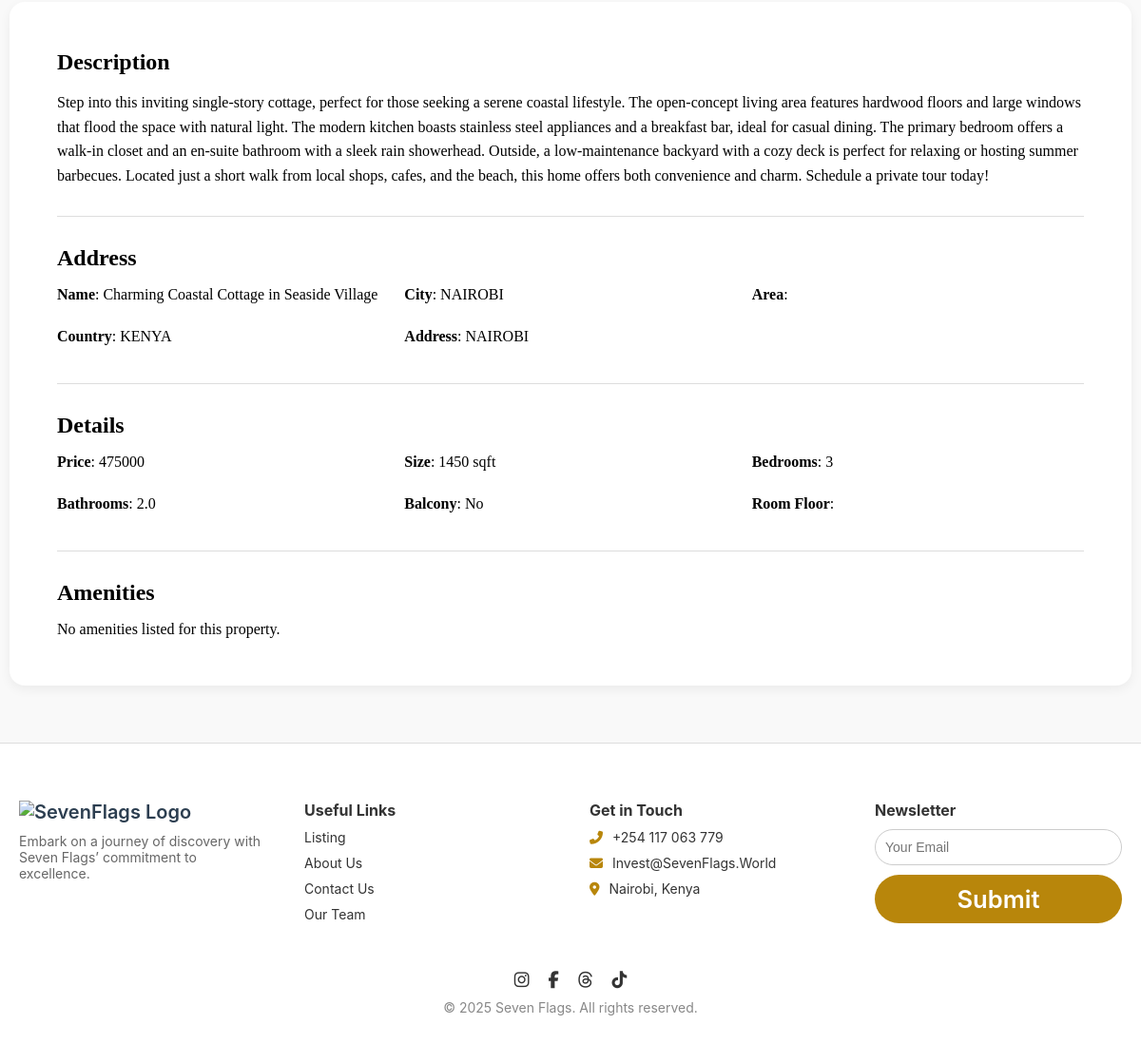
The app's page /property/4/ (lower part), older data.
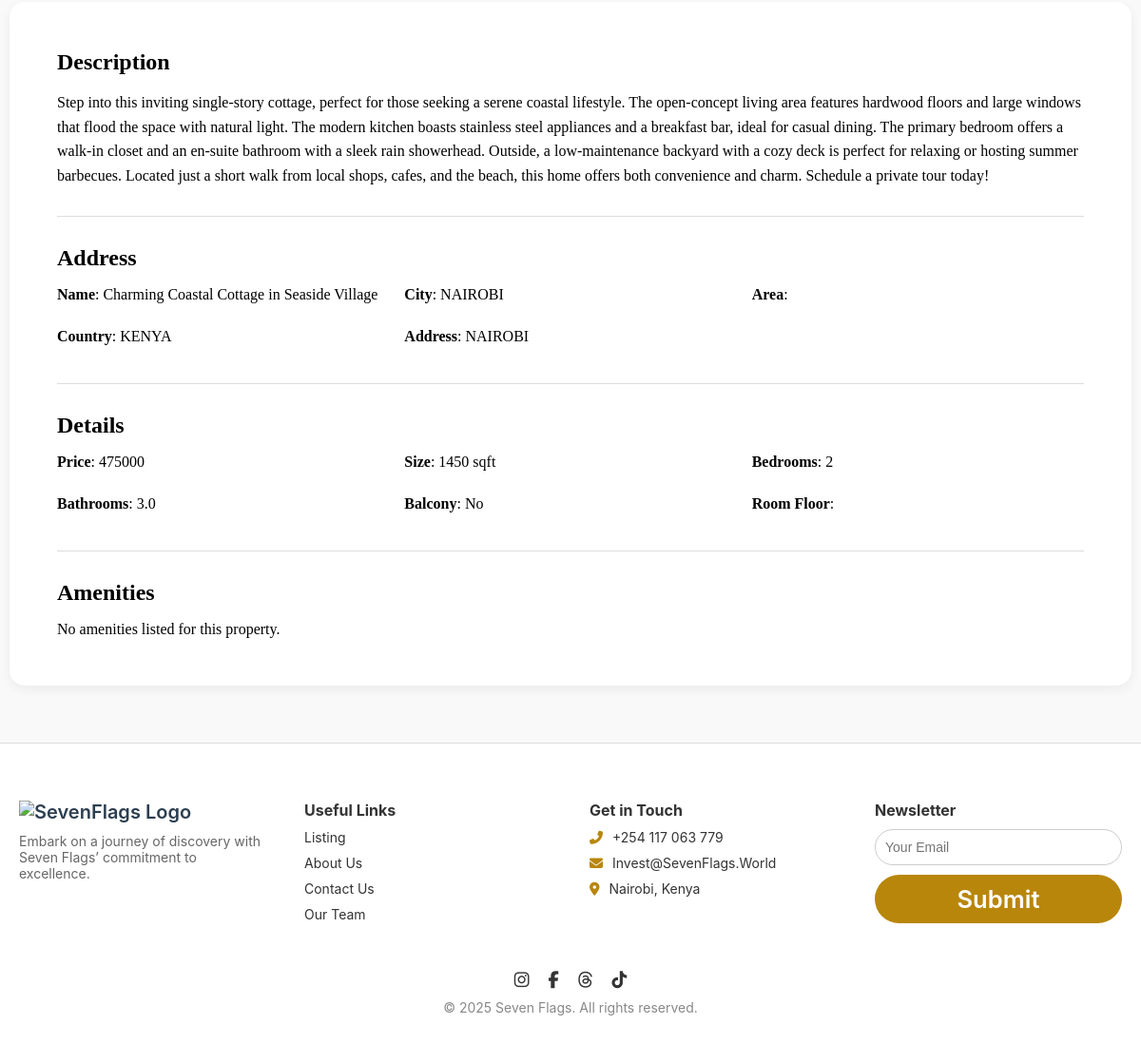
The same page, newer data.
### core/models.py (models this page shows, shortened)
class Property(models.Model):
    PROPERTY_CATEGORY = [
        ('Rent', 'Rent'),
        ('Sale', 'Sale'),
    ]
    featured_image = models.ForeignKey(
        'PropertyImage',
        on_delete=models.SET_NULL,
        null=True,
        blank=True,
        related_name='featured_for_property'
    )
    title = models.CharField(max_length=255)
    is_featured = models.BooleanField(default=False)
    description = models.TextField()
    purpose = models.CharField(max_length=4, choices=PROPERTY_CATEGORY)
    property_type = models.ForeignKey(PropertyType, on_delete=models.SET_NULL, null=True, blank=True)
    price = models.DecimalField(max_digits=12, decimal_places=2)
    address = models.CharField(max_length=255)
    city = models.ForeignKey(City, on_delete=models.PROTECT, related_name='properties')
    zipcode = models.CharField(max_length=20)
    bedrooms = models.PositiveIntegerField(null=True, blank=True)
    bathrooms = models.DecimalField(max_digits=3, decimal_places=1, null=True, blank=True)  # e.g., 1.5 baths
    sqft = models.PositiveIntegerField(null=True, blank=True)
    lot_size = models.DecimalField(max_digits=10, decimal_places=2, null=True, blank=True)  # in acres or sqft
    is_published = models.BooleanField(default=True)
    is_featured = models.BooleanField(default=False)
    view_count = models.PositiveIntegerField(default=0)
    listed_date = models.DateTimeField(auto_now_add=True)
    updated_date = models.DateTimeField(auto_now=True)
    class Meta:
        verbose_name_plural = 'Properties'

class City(models.Model):
    name = models.CharField(max_length=100)
    country = models.ForeignKey(Country, on_delete=models.CASCADE)
    image = models.ImageField(upload_to='city_images/', default='default_images/default_city.jpg')
    alt_text = models.CharField(max_length=255, blank=True)
    class Meta:
        unique_together = ('name', 'country')
        verbose_name_plural = 'Cities'

class Country(models.Model):
    name = models.CharField(max_length=100, unique=True)
    code = models.CharField(max_length=2, unique=True)  # ISO country code: 'KE', 'US'
    currency_code = models.CharField(max_length=3, default='KES')  # ISO 4217: 'KES', 'USD', 'EUR'
    flag_image = models.ImageField(upload_to='country_flag_images/', default='default_images/default_country_flag.jpg/')
    class Meta:
        verbose_name_plural = "Countries"

### core/views.py (the view)
# urls.py: path('property/<int:id>/', views.get_property_details, name='property_detail'),
def get_property_details(request, id):
    property = Property.objects.get(id=id)
    context = {
        'property': property
    }
    return render(request, 'core/property_detail.html', context)

### core/context_processors.py (called while the page is built)
def available_currencies(request):
    currencies = ExchangeRate.objects.values_list("target_currency", flat=True)
    return {
        "available_currencies": ["KES"] + list(currencies)  # Always include KES as base
    }

### core/templates/core/property_detail.html (shortened to what this page needs)
{% load static %}
<!DOCTYPE html>
<html lang="en">
<head>
  <link rel="stylesheet" href="https://cdnjs.cloudflare.com/ajax/libs/font-awesome/6.5.0/css/all.min.css">
  <link rel="stylesheet" href="https://cdn.jsdelivr.net/npm/swiper@11/swiper-bundle.min.css" />
  <link rel="stylesheet" href="{% static 'css/styles.css' %}" />
</head>
<body>
  <main>
    <section class="property-description-section">
      <div class="property-container">
        <div class="description-box">
          <h2>Description</h2>
          <p>{{ property.description|linebreaks }}</p>
        </div>
        <hr />
        <div class="address-box">
          <h2>Address</h2>
          <ul class="address-details">
            <li><strong>Name</strong>: {{ property.title }}</li>
            <li><strong>City</strong>: {{ property.city.name }}</li>
            <li><strong>Area</strong>: {{ property.area }}</li>
            <li><strong>Country</strong>: {{ property.city.country.name }}</li>
            <li><strong>Address</strong>: {{ property.address }}</li>
          </ul>
        </div>
        <hr />
        <div class="details-box">
          <h2>Details</h2>
          <ul class="details">
            <li><strong>Price</strong>: {{ property.currency }} {{ property.price|floatformat:0 }}</li>
            <li><strong>Size</strong>: {{ property.sqft }} sqft</li>
            <li><strong>Bedrooms</strong>: {{ property.bedrooms }}</li>
            <li><strong>Bathrooms</strong>: {{ property.bathrooms }}</li>
            <li><strong>Balcony</strong>: {% if property.has_balcony %}Yes{% else %}No{% endif %}</li>
            <li><strong>Room Floor</strong>: {{ property.floor }}</li>
          </ul>
        </div>
        <hr />
        <div class="amenities-box">
          <h2>Amenities</h2>
          {% if property.amenities.all %}
            <ul class="amenities-details">
              {% for amenity in property.amenities.all %}
                <li>{{ amenity.name }}</li>
              {% endfor %}
            </ul>
          {% else %}
            <p>No amenities listed for this property.</p>
          {% endif %}
        </div>
      </div>
    </section>
  </main>
  {% include 'partials/footer.html' %}
</body>
</html>

Row changes from the older to the newer data that the page shows:
changed Property "Charming Coastal Cottage in Seaside Village": bedrooms "3" → "2"; bathrooms "2.0" → "3.0"
